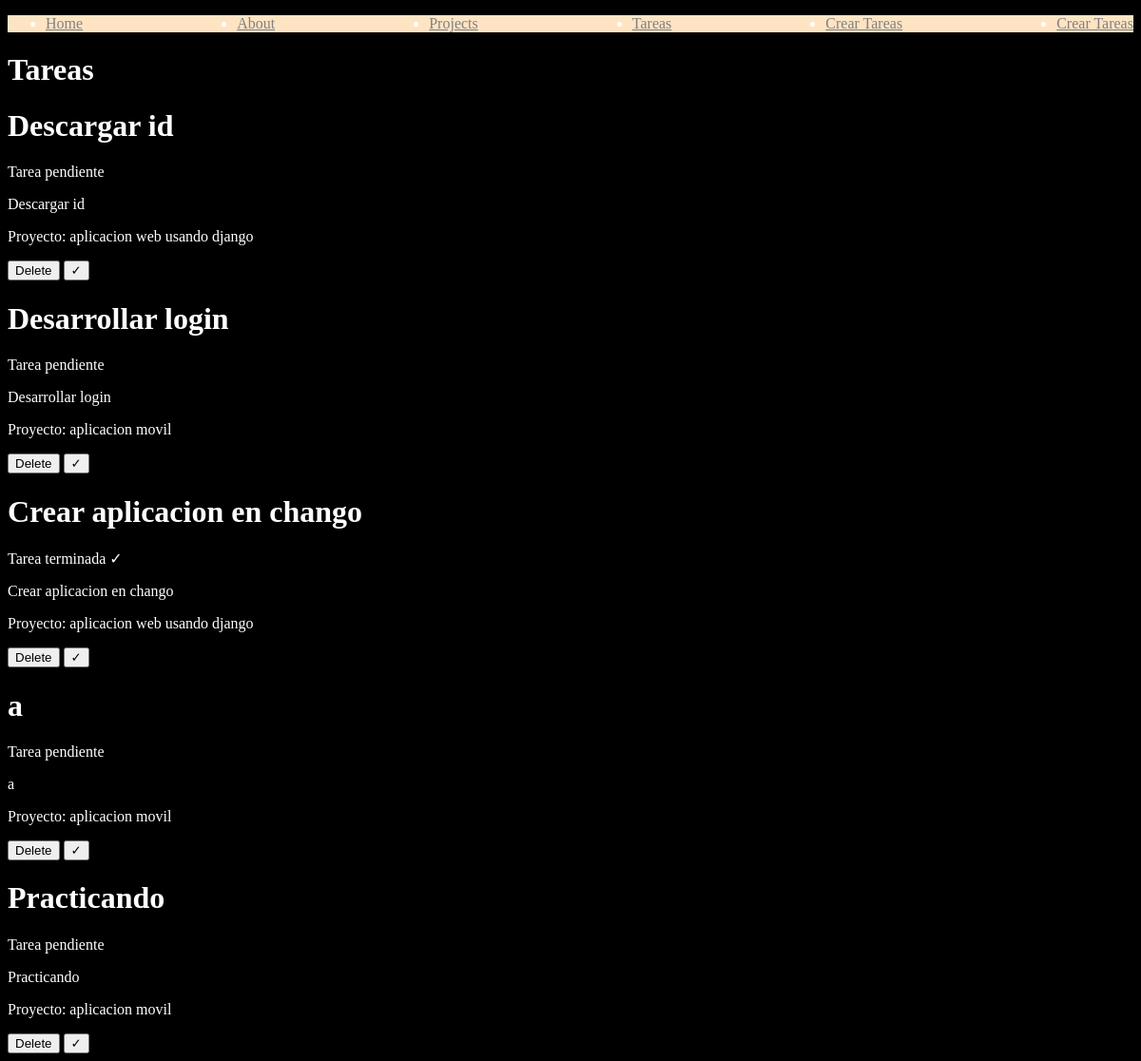
Page /tareas/ on the committed database.
### myapp/models.py (models this page shows, shortened)
class tareas(models.Model):
    titulo = models.CharField(max_length=200)
    descripcion= models.CharField(max_length=300)
    project=models.ForeignKey(Project, on_delete=models.CASCADE)
    done = models.BooleanField(default=False)

class Project(models.Model):
    name = models.CharField(max_length=20)

### myapp/views.py (the view)
# urls.py: path('tareas/', views.task),
def task(request):
    tarea = tareas.objects.all()
    return render(request, "tareas.html", {
        "tareas":tarea
    })

### myapp/templates/tareas.html
{% extends 'base.html' %}
{% block content %}
<h1>Tareas</h1>
{% for tarea in tareas %}
<h1>{{ tarea.titulo }}</h1>
{% if tarea.done == False %}
<p>Tarea pendiente</p>
{% else %}
<p>Tarea terminada ✓</p>
{% endif %}
<p>{{ tarea.titulo }}</p>
<p>Proyecto: {{ tarea.project.name }}</p>
<button>Delete</button>
<button>✓</button>
{% endfor %}
{% endblock %}

### myapp/static/css.css (style rules this page uses)
body { background-color: black; color: white; }

### rows in the picture
tareas: titulo "Descargar id", done "Tarea pendiente", project.name "aplicacion web usando django"
tareas: titulo "Desarrollar login", done "Tarea pendiente", project.name "aplicacion movil"
tareas: titulo "Crear aplicacion en chango", done "Tarea terminada ✓", project.name "aplicacion web usando django"
tareas: titulo "a", done "Tarea pendiente", project.name "aplicacion movil"
tareas: titulo "Practicando", done "Tarea pendiente", project.name "aplicacion movil"
